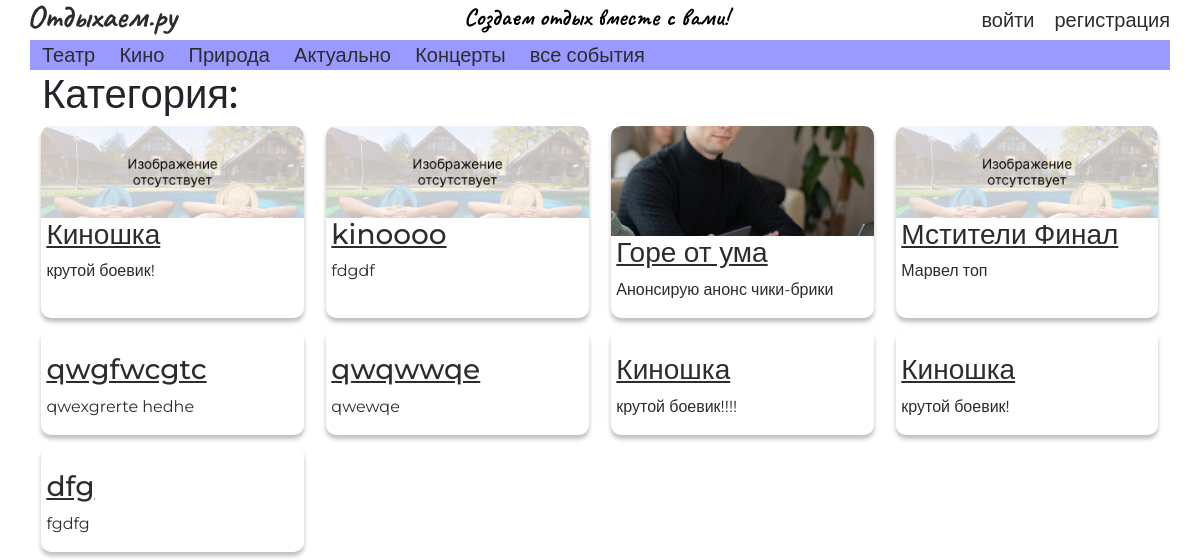
/events/, run on an earlier commit of the app's database.
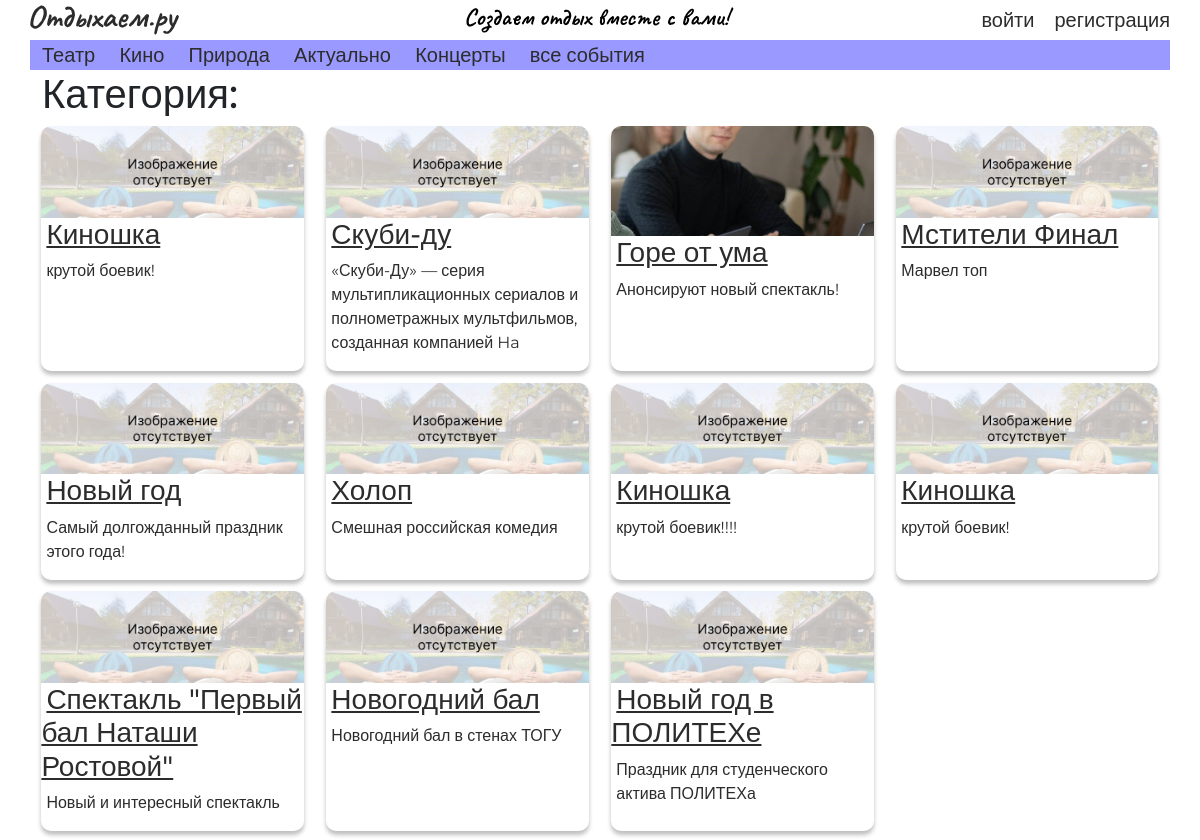
And on a later commit of the database.
### events/models.py (models this page shows, shortened)
class Event(models.Model):
    title = models.CharField('Title', max_length=50, default='')
    anons = models.CharField('Anons', max_length=100, default='')
    description = models.CharField('Description', max_length=100, default='', blank=True, null=True)
    date = models.DateTimeField('Date', default=django.utils.timezone.now())
    creator_id = models.ForeignKey('auth.User', models.SET(1))
    category = models.ForeignKey('events.Category', models.SET(1))
    source = models.CharField("Source", max_length=200, default='')
    typeOfEvent = models.ForeignKey('events.TypeOfEvent', models.SET(1))
    image = models.ImageField(upload_to="images", default=None, null=True)

### events/views.py (the view)
# urls.py: path('', views.events_all, name="events_all"),
def events_all(request):
    events = Event.objects.filter(typeOfEvent__name="public")
    return render(request, 'events/events_all.html', {"events": events})

### events/templates/events/events_all.html
{% extends 'index.html' %}
{% load static %}
{% block body %}
	<h1 class="main-cat__title">Категория: {{ pk }}</h1>
     {% if events %}
        <div class="row main-cat">
            {% for event in events %}
                <div class="event-item">
                    {% if event.image %}
                        <img class="event-item__img" src="/media/{{ event.image }}" alt="">
                    {% else %}
                        <img class="event-item__img" src={% static 'картинка.png' %} alt="">
                    {% endif %}
                    <h3 class="event-item__title"><a href="{% url 'event_detail' event.id %}">{{ event.title }}</a></h3>
                    <p class="event-item__anons">{{ event.anons }}</p>
                </div>
            {% endfor %}
        </div>
    {% endif %}
{% endblock %}

What changed in the data, as far as the page shows it:
removed Event: title "dfg", anons "fgdfg"
changed Event: title "kinoooo" → "Скуби-ду"; anons "fdgdf" → "«Скуби-Ду» — серия мультипликационных сериалов и полнометражных мультфильмов, созданная компанией Ha"
changed Event "Горе от ума": anons "Анонсирую анонс чики-брики" → "Анонсируют новый спектакль!"
changed Event: image: picture added; title "qwgfwcgtc" → "Новый год"; anons "qwexgrerte hedhe" → "Самый долгожданный праздник этого года!"
changed Event: image: picture added; title "qwqwwqe" → "Холоп"; anons "qwewqe" → "Смешная российская комедия"
changed Event "крутой боевик!!!!": image: picture added
changed Event (number 8 of 11 on the later page): image: picture added
added Event: image (picture), title "Спектакль \"Первый бал Наташи Ростовой\"", anons "Новый и интересный спектакль"
added Event: image (picture), title "Новогодний бал", anons "Новогодний бал в стенах ТОГУ"
added Event: image (picture), title "Новый год в ПОЛИТЕХе", anons "Праздник для студенческого актива ПОЛИТЕХа"
